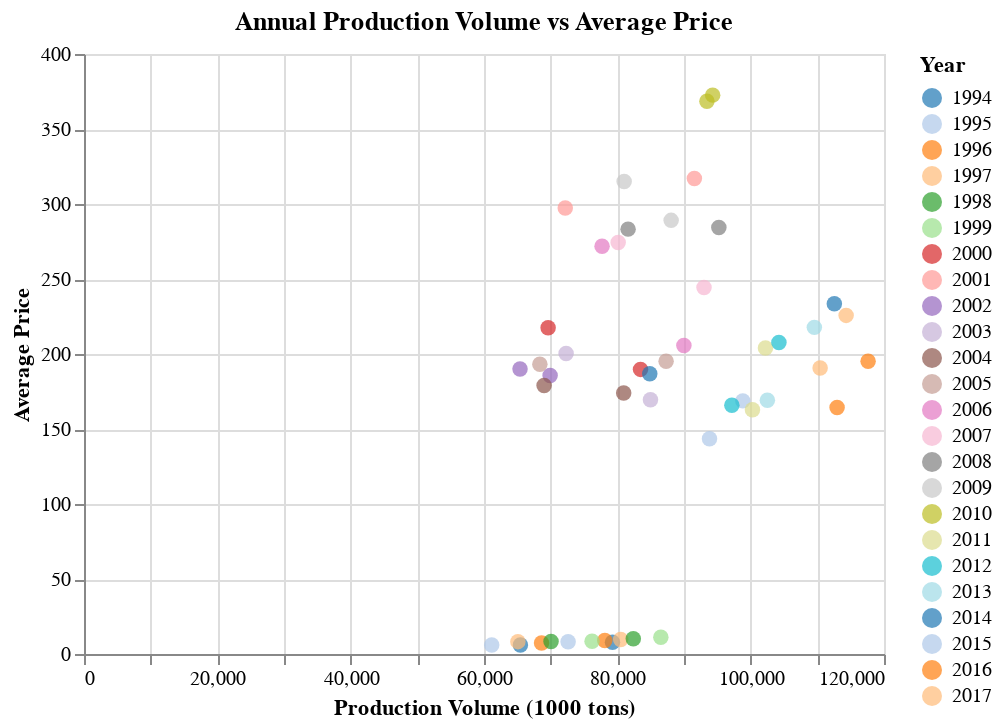

Notebook code for this chart:
### Code cell
# Define the dropdown selection
input_dropdown = alt.binding_select(options=long_format['Commodity'].unique())
selection = alt.selection_single(fields=['Commodity'], bind=input_dropdown, name='Select_commodity')

# Create the interactive scatter plot with a title
scatter_plot = alt.Chart(long_format).mark_circle(size=60).encode(
    x=alt.X('Production:Q', title='Production Volume (1000 tons)'),
    y=alt.Y('Price:Q', title='Average Price'),
    color=alt.Color('YEAR:N', scale=alt.Scale(scheme='category20'), legend=alt.Legend(title="Year")),
    tooltip=['YEAR:N', 'Commodity:N', 'Production:Q', 'Price:Q']
).add_selection(
    selection
).transform_filter(
    selection
).properties(
    title='Annual Production Volume vs Average Price'  # Adding a title here
)

# To display the chart
scatter_plot

### Figure 1 — Vega-Lite specification as saved in the notebook (floating-point values rounded to 4 significant figures)
{"config": {"view": {"continuousWidth": 400, "continuousHeight": 300}}, "data": {"name": "data-ed002d7b3f2c515b4dad464e21bcef52"}, "mark": {"type": "circle", "size": 60}, "encoding": {"color": {"field": "YEAR", "legend": {"title": "Year"}, "scale": {"scheme": "category20"}, "type": "nominal"}, "tooltip": [{"field": "YEAR", "type": "nominal"}, {"field": "Commodity", "type": "nominal"}, {"field": "Production", "type": "quantitative"}, {"field": "Price", "type": "quantitative"}], "x": {"field": "Production", "title": "Production Volume (1000 tons)", "type": "quantitative"}, "y": {"field": "Price", "title": "Average Price", "type": "quantitative"}}, "selection": {"Select_commodity": {"type": "single", "fields": ["Commodity"], "bind": {"input": "select", "options": ["RICE", "WHEAT"]}}}, "title": "Annual Production Volume vs Average Price", "transform": [{"filter": {"selection": "Select_commodity"}}], "$schema": "https://vega.github.io/schema/vega-lite/v4.17.0.json", "datasets": {"data-ed002d7b3f2c515b4dad464e21bcef52": [{"YEAR": 1994, "Production": 79270.0, "Price": 7.85, "Commodity": "RICE"}, {"YEAR": 1995, "Production": 72620.0, "Price": 8.12, "Commodity": "RICE"}, {"YEAR": 1996, "Production": 78120.0, "Price": 8.977, "Commodity": "RICE"}, {"YEAR": 1997, "Production": 80500.0, "Price": 9.652, "Commodity": "RICE"}, {"YEAR": 1998, "Production": 82390.0, "Price": 10.12, "Commodity": "RICE"}, {"YEAR": 1999, "Production": 86530.0, "Price": 11.21, "Commodity": "RICE"}, {"YEAR": 2000, "Production": 83480.0, "Price": 189.7, "Commodity": "RICE"}, {"YEAR": 2001, "Production": 91560.0, "Price": 317.1, "Commodity": "RICE"}, {"YEAR": 2002, "Production": 69920.0, "Price": 185.7, "Commodity": "RICE"}, {"YEAR": 2003, "Production": 84970.0, "Price": 169.5, "Commodity": "RICE"}, {"YEAR": 2004, "Production": 80950.0, "Price": 174.1, "Commodity": "RICE"}, {"YEAR": 2005, "Production": 87320.0, "Price": 195.2, "Commodity": "RICE"}, {"YEAR": 2006, "Production": 89980.0, "Price": 205.7, "Commodity": "RICE"}, {"YEAR": 2007, "Production": 93000.0, "Price": 244.3, "Commodity": "RICE"}, {"YEAR": 2008, "Production": 95230.0, "Price": 284.3, "Commodity": "RICE"}, {"YEAR": 2009, "Production": 88070.0, "Price": 289.1, "Commodity": "RICE"}, {"YEAR": 2010, "Production": 94300.0, "Price": 372.6, "Commodity": "RICE"}, {"YEAR": 2011, "Production": 102200.0, "Price": 204.0, "Commodity": "RICE"}, {"YEAR": 2012, "Production": 104200.0, "Price": 207.6, "Commodity": "RICE"}, {"YEAR": 2013, "Production": 109600.0, "Price": 217.8, "Commodity": "RICE"}, {"YEAR": 2014, "Production": 112600.0, "Price": 233.4, "Commodity": "RICE"}, {"YEAR": 2015, "Production": 98820.0, "Price": 168.8, "Commodity": "RICE"}, {"YEAR": 2016, "Production": 117600.0, "Price": 195.2, "Commodity": "RICE"}, {"YEAR": 2017, "Production": 114300.0, "Price": 225.7, "Commodity": "RICE"}, {"YEAR": 1994, "Production": 65460.0, "Price": 5.989, "Commodity": "WHEAT"}, {"YEAR": 1995, "Production": 61160.0, "Price": 5.947, "Commodity": "WHEAT"}, {"YEAR": 1996, "Production": 68630.0, "Price": 7.399, "Commodity": "WHEAT"}, {"YEAR": 1997, "Production": 65090.0, "Price": 8.237, "Commodity": "WHEAT"}, {"YEAR": 1998, "Production": 70060.0, "Price": 8.376, "Commodity": "WHEAT"}, {"YEAR": 1999, "Production": 76210.0, "Price": 8.447, "Commodity": "WHEAT"}, {"YEAR": 2000, "Production": 69620.0, "Price": 217.5, "Commodity": "WHEAT"}, {"YEAR": 2001, "Production": 72190.0, "Price": 297.3, "Commodity": "WHEAT"}, {"YEAR": 2002, "Production": 65400.0, "Price": 190.1, "Commodity": "WHEAT"}, {"YEAR": 2003, "Production": 72320.0, "Price": 200.3, "Commodity": "WHEAT"}, {"YEAR": 2004, "Production": 69010.0, "Price": 179.0, "Commodity": "WHEAT"}, {"YEAR": 2005, "Production": 68380.0, "Price": 193.1, "Commodity": "WHEAT"}, {"YEAR": 2006, "Production": 77710.0, "Price": 271.9, "Commodity": "WHEAT"}, {"YEAR": 2007, "Production": 80130.0, "Price": 274.3, "Commodity": "WHEAT"}, {"YEAR": 2008, "Production": 81610.0, "Price": 283.2, "Commodity": "WHEAT"}, {"YEAR": 2009, "Production": 81020.0, "Price": 315.0, "Commodity": "WHEAT"}, {"YEAR": 2010, "Production": 93440.0, "Price": 368.5, "Commodity": "WHEAT"}, {"YEAR": 2011, "Production": 100300.0, "Price": 162.9, "Commodity": "WHEAT"}, {"YEAR": 2012, "Production": 97180.0, "Price": 165.8, "Commodity": "WHEAT"}, {"YEAR": 2013, "Production": 102500.0, "Price": 169.2, "Commodity": "WHEAT"}, {"YEAR": 2014, "Production": 84870.0, "Price": 186.8, "Commodity": "WHEAT"}, {"YEAR": 2015, "Production": 93820.0, "Price": 143.6, "Commodity": "WHEAT"}, {"YEAR": 2016, "Production": 113000.0, "Price": 164.4, "Commodity": "WHEAT"}, {"YEAR": 2017, "Production": 110400.0, "Price": 190.7, "Commodity": "WHEAT"}]}}
